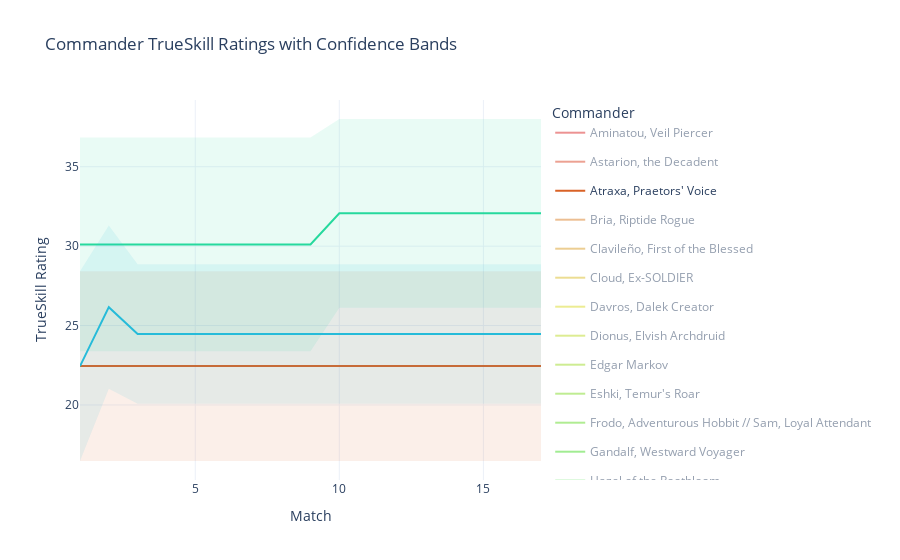

Notebook source saved alongside this figure:
### Code cell
commanders_vis['Match'] = commanders_vis['Match'].astype(int)
commanders_vis = commanders_vis.sort_values(['Commander', 'Match'])

fig = go.Figure()

commanders = commanders_vis['Commander'].unique()
base_colors = generate_color_palette(len(commanders), alpha=1.0)
band_colors = generate_color_palette(len(commanders), alpha=0.1)

# Get distinct colors for each commander using Plotly's qualitative color palette
color_map_line = dict(zip(commanders, base_colors))
color_map_band = dict(zip(commanders, band_colors))

for commander in commanders:
    data = commanders_vis[commanders_vis['Commander'] == commander].copy()
    data = data.sort_values('Match')

    color_line = color_map_line[commander]
    color_band = color_map_band[commander]
    # color_rgba = color.replace('rgb', 'rgba').replace(')', ', 0.15)')  # Transparent fill

    upper = data['TrueSkill Rating'] + data['TrueSkill StDev']
    lower = data['TrueSkill Rating'] - data['TrueSkill StDev']

    # Line trace
    fig.add_trace(go.Scatter(
        x=data['Match'], y=data['TrueSkill Rating'],
        mode='lines',
        name=commander,
        legendgroup=commander,
        line=dict(width=2, color=color_line),
        hoverinfo='x+y+name',
        visible='legendonly' if not commander in default_selection else True
    ))

    # Confidence band
    fig.add_trace(go.Scatter(
        x=pd.concat([data['Match'], data['Match'][::-1]]),
        y=pd.concat([upper, lower[::-1]]),
        fill='toself',
        fillcolor=color_band,
        line=dict(color='rgba(255,255,255,0)'),
        hoverinfo='skip',
        showlegend=False,
        legendgroup=commander,
        visible='legendonly' if not commander in default_selection else True
    ))

fig.update_layout(
    title='Commander TrueSkill Ratings with Confidence Bands',
    xaxis_title='Match',
    yaxis_title='TrueSkill Rating',
    template='plotly_white',
    legend_title='Commander',
    hovermode='x unified'
)

fig.show()

### Figure 1 — Plotly figure (JSON) as saved in the notebook; plotly's stock layout.template omitted (floating-point values rounded to 4 significant figures)
{"data": [{"hoverinfo": "x+y+name", "legendgroup": "Aminatou, Veil Piercer", "line": {"color": "hsla(0, 70%, 50%, 1.0)", "width": 2}, "mode": "lines", "name": "Aminatou, Veil Piercer", "type": "scatter", "visible": "legendonly", "x": [5, 6, 7, 8, 9, 10, 11, 12, 13, 14, 15, 16, 17], "y": [22.44, 22.44, 22.44, 22.44, 22.44, 22.44, 22.44, 22.44, 22.44, 22.44, 22.44, 22.44, 22.44]}, {"fill": "toself", "fillcolor": "hsla(0, 70%, 50%, 0.1)", "hoverinfo": "skip", "legendgroup": "Aminatou, Veil Piercer", "line": {"color": "rgba(255,255,255,0)"}, "showlegend": false, "type": "scatter", "visible": "legendonly", "x": [5, 6, 7, 8, 9, 10, 11, 12, 13, 14, 15, 16, 17, 17, 16, 15, 14, 13, 12, 11, 10, 9, 8, 7, 6, 5], "y": [28.41, 28.41, 28.41, 28.41, 28.41, 28.41, 28.41, 28.41, 28.41, 28.41, 28.41, 28.41, 28.41, 16.47, 16.47, 16.47, 16.47, 16.47, 16.47, 16.47, 16.47, 16.47, 16.47, 16.47, 16.47, 16.47]}, {"hoverinfo": "x+y+name", "legendgroup": "Astarion, the Decadent", "line": {"color": "hsla(10, 70%, 50%, 1.0)", "width": 2}, "mode": "lines", "name": "Astarion, the Decadent", "type": "scatter", "visible": "legendonly", "x": [15, 16, 17], "y": [22.06, 22.06, 22.06]}, {"fill": "toself", "fillcolor": "hsla(10, 70%, 50%, 0.1)", "hoverinfo": "skip", "legendgroup": "Astarion, the Decadent", "line": {"color": "rgba(255,255,255,0)"}, "showlegend": false, "type": "scatter", "visible": "legendonly", "x": [15, 16, 17, 17, 16, 15], "y": [27.3, 27.3, 27.3, 16.81, 16.81, 16.81]}, {"hoverinfo": "x+y+name", "legendgroup": "Atraxa, Praetors' Voice", "line": {"color": "hsla(20, 70%, 50%, 1.0)", "width": 2}, "mode": "lines", "name": "Atraxa, Praetors' Voice", "type": "scatter", "visible": true, "x": [1, 2, 3, 4, 5, 6, 7, 8, 9, 10, 11, 12, 13, 14, 15, 16, 17], "y": [22.45, 22.45, 22.45, 22.45, 22.45, 22.45, 22.45, 22.45, 22.45, 22.45, 22.45, 22.45, 22.45, 22.45, 22.45, 22.45, 22.45]}, {"fill": "toself", "fillcolor": "hsla(20, 70%, 50%, 0.1)", "hoverinfo": "skip", "legendgroup": "Atraxa, Praetors' Voice", "line": {"color": "rgba(255,255,255,0)"}, "showlegend": false, "type": "scatter", "visible": true, "x": [1, 2, 3, 4, 5, 6, 7, 8, 9, 10, 11, 12, 13, 14, 15, 16, 17, 17, 16, 15, 14, 13, 12, 11, 10, 9, 8, 7, 6, 5, 4, 3, 2, 1], "y": [28.42, 28.42, 28.42, 28.42, 28.42, 28.42, 28.42, 28.42, 28.42, 28.42, 28.42, 28.42, 28.42, 28.42, 28.42, 28.42, 28.42, 16.47, 16.47, 16.47, 16.47, 16.47, 16.47, 16.47, 16.47, 16.47, 16.47, 16.47, 16.47, 16.47, 16.47, 16.47, 16.47, 16.47]}, {"hoverinfo": "x+y+name", "legendgroup": "Bria, Riptide Rogue", "line": {"color": "hsla(30, 70%, 50%, 1.0)", "width": 2}, "mode": "lines", "name": "Bria, Riptide Rogue", "type": "scatter", "visible": "legendonly", "x": [6, 7, 8, 9, 10, 11, 12, 13, 14, 15, 16, 17], "y": [30.11, 30.11, 30.11, 30.11, 30.11, 30.11, 25.37, 25.37, 25.37, 25.37, 25.37, 25.37]}, {"fill": "toself", "fillcolor": "hsla(30, 70%, 50%, 0.1)", "hoverinfo": "skip", "legendgroup": "Bria, Riptide Rogue", "line": {"color": "rgba(255,255,255,0)"}, "showlegend": false, "type": "scatter", "visible": "legendonly", "x": [6, 7, 8, 9, 10, 11, 12, 13, 14, 15, 16, 17, 17, 16, 15, 14, 13, 12, 11, 10, 9, 8, 7, 6], "y": [36.84, 36.84, 36.84, 36.84, 36.84, 36.84, 30.01, 30.01, 30.01, 30.01, 30.01, 30.01, 20.74, 20.74, 20.74, 20.74, 20.74, 20.74, 23.37, 23.37, 23.37, 23.37, 23.37, 23.37]}, {"hoverinfo": "x+y+name", "legendgroup": "Clavileño, First of the Blessed", "line": {"color": "hsla(40, 70%, 50%, 1.0)", "width": 2}, "mode": "lines", "name": "Clavileño, First of the Blessed", "type": "scatter", "visible": "legendonly", "x": [8, 9, 10, 11, 12, 13, 14, 15, 16, 17], "y": [22.44, 22.44, 22.44, 22.44, 22.44, 22.44, 22.44, 22.44, 22.44, 22.44]}, {"fill": "toself", "fillcolor": "hsla(40, 70%, 50%, 0.1)", "hoverinfo": "skip", "legendgroup": "Clavileño, First of the Blessed", "line": {"color": "rgba(255,255,255,0)"}, "showlegend": false, "type": "scatter", "visible": "legendonly", "x": [8, 9, 10, 11, 12, 13, 14, 15, 16, 17, 17, 16, 15, 14, 13, 12, 11, 10, 9, 8], "y": [28.41, 28.41, 28.41, 28.41, 28.41, 28.41, 28.41, 28.41, 28.41, 28.41, 16.47, 16.47, 16.47, 16.47, 16.47, 16.47, 16.47, 16.47, 16.47, 16.47]}, {"hoverinfo": "x+y+name", "legendgroup": "Cloud, Ex-SOLDIER", "line": {"color": "hsla(50, 70%, 50%, 1.0)", "width": 2}, "mode": "lines", "name": "Cloud, Ex-SOLDIER", "type": "scatter", "visible": "legendonly", "x": [16, 17], "y": [22.44, 22.44]}, {"fill": "toself", "fillcolor": "hsla(50, 70%, 50%, 0.1)", "hoverinfo": "skip", "legendgroup": "Cloud, Ex-SOLDIER", "line": {"color": "rgba(255,255,255,0)"}, "showlegend": false, "type": "scatter", "visible": "legendonly", "x": [16, 17, 17, 16], "y": [27.41, 27.41, 17.47, 17.47]}, {"hoverinfo": "x+y+name", "legendgroup": "Davros, Dalek Creator", "line": {"color": "hsla(60, 70%, 50%, 1.0)", "width": 2}, "mode": "lines", "name": "Davros, Dalek Creator", "type": "scatter", "visible": "legendonly", "x": [17], "y": [21.68]}, {"fill": "toself", "fillcolor": "hsla(60, 70%, 50%, 0.1)", "hoverinfo": "skip", "legendgroup": "Davros, Dalek Creator", "line": {"color": "rgba(255,255,255,0)"}, "showlegend": false, "type": "scatter", "visible": "legendonly", "x": [17, 17], "y": [26.71, 16.64]}, {"hoverinfo": "x+y+name", "legendgroup": "Dionus, Elvish Archdruid", "line": {"color": "hsla(70, 70%, 50%, 1.0)", "width": 2}, "mode": "lines", "name": "Dionus, Elvish Archdruid", "type": "scatter", "visible": "legendonly", "x": [9, 10, 11, 12, 13, 14, 15, 16, 17], "y": [21.39, 21.39, 21.39, 21.39, 21.39, 21.39, 21.39, 21.39, 25.35]}, {"fill": "toself", "fillcolor": "hsla(70, 70%, 50%, 0.1)", "hoverinfo": "skip", "legendgroup": "Dionus, Elvish Archdruid", "line": {"color": "rgba(255,255,255,0)"}, "showlegend": false, "type": "scatter", "visible": "legendonly", "x": [9, 10, 11, 12, 13, 14, 15, 16, 17, 17, 16, 15, 14, 13, 12, 11, 10, 9], "y": [27.12, 27.12, 27.12, 27.12, 27.12, 27.12, 27.12, 27.12, 30.1, 20.61, 15.65, 15.65, 15.65, 15.65, 15.65, 15.65, 15.65, 15.65]}, {"hoverinfo": "x+y+name", "legendgroup": "Edgar Markov", "line": {"color": "hsla(80, 70%, 50%, 1.0)", "width": 2}, "mode": "lines", "name": "Edgar Markov", "type": "scatter", "visible": "legendonly", "x": [15, 16, 17], "y": [22.05, 22.05, 22.05]}, {"fill": "toself", "fillcolor": "hsla(80, 70%, 50%, 0.1)", "hoverinfo": "skip", "legendgroup": "Edgar Markov", "line": {"color": "rgba(255,255,255,0)"}, "showlegend": false, "type": "scatter", "visible": "legendonly", "x": [15, 16, 17, 17, 16, 15], "y": [27.29, 27.29, 27.29, 16.8, 16.8, 16.8]}, {"hoverinfo": "x+y+name", "legendgroup": "Eshki, Temur's Roar", "line": {"color": "hsla(90, 70%, 50%, 1.0)", "width": 2}, "mode": "lines", "name": "Eshki, Temur's Roar", "type": "scatter", "visible": "legendonly", "x": [11, 12, 13, 14, 15, 16, 17], "y": [25.05, 25.05, 25.05, 25.05, 25.05, 25.05, 25.05]}, {"fill": "toself", "fillcolor": "hsla(90, 70%, 50%, 0.1)", "hoverinfo": "skip", "legendgroup": "Eshki, Temur's Roar", "line": {"color": "rgba(255,255,255,0)"}, "showlegend": false, "type": "scatter", "visible": "legendonly", "x": [11, 12, 13, 14, 15, 16, 17, 17, 16, 15, 14, 13, 12, 11], "y": [30.69, 30.69, 30.69, 30.69, 30.69, 30.69, 30.69, 19.41, 19.41, 19.41, 19.41, 19.41, 19.41, 19.41]}, {"hoverinfo": "x+y+name", "legendgroup": "Frodo, Adventurous Hobbit // Sam, Loyal Attendant", "line": {"color": "hsla(100, 70%, 50%, 1.0)", "width": 2}, "mode": "lines", "name": "Frodo, Adventurous Hobbit // Sam, Loyal Attendant", "type": "scatter", "visible": "legendonly", "x": [5, 6, 7, 8, 9, 10, 11, 12, 13, 14, 15, 16, 17], "y": [22.45, 22.45, 22.45, 22.45, 22.45, 22.45, 22.45, 22.45, 22.45, 22.45, 22.45, 22.45, 22.45]}, {"fill": "toself", "fillcolor": "hsla(100, 70%, 50%, 0.1)", "hoverinfo": "skip", "legendgroup": "Frodo, Adventurous Hobbit // Sam, Loyal Attendant", "line": {"color": "rgba(255,255,255,0)"}, "showlegend": false, "type": "scatter", "visible": "legendonly", "x": [5, 6, 7, 8, 9, 10, 11, 12, 13, 14, 15, 16, 17, 17, 16, 15, 14, 13, 12, 11, 10, 9, 8, 7, 6, 5], "y": [28.42, 28.42, 28.42, 28.42, 28.42, 28.42, 28.42, 28.42, 28.42, 28.42, 28.42, 28.42, 28.42, 16.47, 16.47, 16.47, 16.47, 16.47, 16.47, 16.47, 16.47, 16.47, 16.47, 16.47, 16.47, 16.47]}, {"hoverinfo": "x+y+name", "legendgroup": "Gandalf, Westward Voyager", "line": {"color": "hsla(110, 70%, 50%, 1.0)", "width": 2}, "mode": "lines", "name": "Gandalf, Westward Voyager", "type": "scatter", "visible": "legendonly", "x": [8, 9, 10, 11, 12, 13, 14, 15, 16, 17], "y": [30.11, 30.11, 30.11, 30.11, 30.11, 30.11, 30.11, 30.11, 30.11, 30.11]}, {"fill": "toself", "fillcolor": "hsla(110, 70%, 50%, 0.1)", "hoverinfo": "skip", "legendgroup": "Gandalf, Westward Voyager", "line": {"color": "rgba(255,255,255,0)"}, "showlegend": false, "type": "scatter", "visible": "legendonly", "x": [8, 9, 10, 11, 12, 13, 14, 15, 16, 17, 17, 16, 15, 14, 13, 12, 11, 10, 9, 8], "y": [36.84, 36.84, 36.84, 36.84, 36.84, 36.84, 36.84, 36.84, 36.84, 36.84, 23.37, 23.37, 23.37, 23.37, 23.37, 23.37, 23.37, 23.37, 23.37, 23.37]}, {"hoverinfo": "x+y+name", "legendgroup": "Hazel of the Rootbloom", "line": {"color": "hsla(120, 70%, 50%, 1.0)", "width": 2}, "mode": "lines", "name": "Hazel of the Rootbloom", "type": "scatter", "visible": "legendonly", "x": [7, 8, 9, 10, 11, 12, 13, 14, 15, 16, 17], "y": [21.04, 21.04, 21.04, 21.04, 21.04, 21.04, 21.04, 21.04, 21.04, 21.04, 21.04]}, {"fill": "toself", "fillcolor": "hsla(120, 70%, 50%, 0.1)", "hoverinfo": "skip", "legendgroup": "Hazel of the Rootbloom", "line": {"color": "rgba(255,255,255,0)"}, "showlegend": false, "type": "scatter", "visible": "legendonly", "x": [7, 8, 9, 10, 11, 12, 13, 14, 15, 16, 17, 17, 16, 15, 14, 13, 12, 11, 10, 9, 8, 7], "y": [26.64, 26.64, 26.64, 26.64, 26.64, 26.64, 26.64, 26.64, 26.64, 26.64, 26.64, 15.44, 15.44, 15.44, 15.44, 15.44, 15.44, 15.44, 15.44, 15.44, 15.44, 15.44]}, {"hoverinfo": "x+y+name", "legendgroup": "Kianne, Corrupted Memory", "line": {"color": "hsla(130, 70%, 50%, 1.0)", "width": 2}, "mode": "lines", "name": "Kianne, Corrupted Memory", "type": "scatter", "visible": "legendonly", "x": [3, 4, 5, 6, 7, 8, 9, 10, 11, 12, 13, 14, 15, 16, 17], "y": [30.74, 30.74, 30.74, 30.74, 30.74, 30.74, 30.74, 30.74, 26.73, 26.73, 26.73, 26.73, 26.73, 26.73, 26.73]}, {"fill": "toself", "fillcolor": "hsla(130, 70%, 50%, 0.1)", "hoverinfo": "skip", "legendgroup": "Kianne, Corrupted Memory", "line": {"color": "rgba(255,255,255,0)"}, "showlegend": false, "type": "scatter", "visible": "legendonly", "x": [3, 4, 5, 6, 7, 8, 9, 10, 11, 12, 13, 14, 15, 16, 17, 17, 16, 15, 14, 13, 12, 11, 10, 9, 8, 7, 6, 5, 4, 3], "y": [37.2, 37.2, 37.2, 37.2, 37.2, 37.2, 37.2, 37.2, 31.85, 31.85, 31.85, 31.85, 31.85, 31.85, 31.85, 21.61, 21.61, 21.61, 21.61, 21.61, 21.61, 21.61, 24.28, 24.28, 24.28, 24.28, 24.28, 24.28, 24.28, 24.28]}, {"hoverinfo": "x+y+name", "legendgroup": "Krenko, Mob Boss", "line": {"color": "hsla(140, 70%, 50%, 1.0)", "width": 2}, "mode": "lines", "name": "Krenko, Mob Boss", "type": "scatter", "visible": "legendonly", "x": [6, 7, 8, 9, 10, 11, 12, 13, 14, 15, 16, 17], "y": [22.44, 22.44, 22.44, 26.16, 26.16, 26.16, 26.16, 26.16, 26.16, 26.16, 26.16, 26.16]}, {"fill": "toself", "fillcolor": "hsla(140, 70%, 50%, 0.1)", "hoverinfo": "skip", "legendgroup": "Krenko, Mob Boss", "line": {"color": "rgba(255,255,255,0)"}, "showlegend": false, "type": "scatter", "visible": "legendonly", "x": [6, 7, 8, 9, 10, 11, 12, 13, 14, 15, 16, 17, 17, 16, 15, 14, 13, 12, 11, 10, 9, 8, 7, 6], "y": [28.41, 28.41, 28.41, 31.3, 31.3, 31.3, 31.3, 31.3, 31.3, 31.3, 31.3, 31.3, 21.02, 21.02, 21.02, 21.02, 21.02, 21.02, 21.02, 21.02, 21.02, 16.47, 16.47, 16.47]}, {"hoverinfo": "x+y+name", "legendgroup": "Lathril, Blade of the Elves", "line": {"color": "hsla(150, 70%, 50%, 1.0)", "width": 2}, "mode": "lines", "name": "Lathril, Blade of the Elves", "type": "scatter", "visible": "legendonly", "x": [17], "y": [21.69]}, {"fill": "toself", "fillcolor": "hsla(150, 70%, 50%, 0.1)", "hoverinfo": "skip", "legendgroup": "Lathril, Blade of the Elves", "line": {"color": "rgba(255,255,255,0)"}, "showlegend": false, "type": "scatter", "visible": "legendonly", "x": [17, 17], "y": [26.72, 16.65]}, {"hoverinfo": "x+y+name", "legendgroup": "Lord Windgrace", "line": {"color": "hsla(160, 70%, 50%, 1.0)", "width": 2}, "mode": "lines", "name": "Lord Windgrace", "type": "scatter", "visible": true, "x": [1, 2, 3, 4, 5, 6, 7, 8, 9, 10, 11, 12, 13, 14, 15, 16, 17], "y": [30.11, 30.11, 30.11, 30.11, 30.11, 30.11, 30.11, 30.11, 30.11, 32.06, 32.06, 32.06, 32.06, 32.06, 32.06, 32.06, 32.06]}, {"fill": "toself", "fillcolor": "hsla(160, 70%, 50%, 0.1)", "hoverinfo": "skip", "legendgroup": "Lord Windgrace", "line": {"color": "rgba(255,255,255,0)"}, "showlegend": false, "type": "scatter", "visible": true, "x": [1, 2, 3, 4, 5, 6, 7, 8, 9, 10, 11, 12, 13, 14, 15, 16, 17, 17, 16, 15, 14, 13, 12, 11, 10, 9, 8, 7, 6, 5, 4, 3, 2, 1], "y": [36.84, 36.84, 36.84, 36.84, 36.84, 36.84, 36.84, 36.84, 36.84, 38.01, 38.01, 38.01, 38.01, 38.01, 38.01, 38.01, 38.01, 26.12, 26.12, 26.12, 26.12, 26.12, 26.12, 26.12, 26.12, 23.37, 23.37, 23.37, 23.37, 23.37, 23.37, 23.37, 23.37, 23.37]}, {"hoverinfo": "x+y+name", "legendgroup": "Maha, Its Feathers Night", "line": {"color": "hsla(170, 70%, 50%, 1.0)", "width": 2}, "mode": "lines", "name": "Maha, Its Feathers Night", "type": "scatter", "visible": "legendonly", "x": [10, 11, 12, 13, 14, 15, 16, 17], "y": [22.07, 22.07, 22.07, 22.07, 22.07, 22.07, 22.07, 21.29]}, {"fill": "toself", "fillcolor": "hsla(170, 70%, 50%, 0.1)", "hoverinfo": "skip", "legendgroup": "Maha, Its Feathers Night", "line": {"color": "rgba(255,255,255,0)"}, "showlegend": false, "type": "scatter", "visible": "legendonly", "x": [10, 11, 12, 13, 14, 15, 16, 17, 17, 16, 15, 14, 13, 12, 11, 10], "y": [27.65, 27.65, 27.65, 27.65, 27.65, 27.65, 27.65, 25.6, 16.99, 16.49, 16.49, 16.49, 16.49, 16.49, 16.49, 16.49]}, {"hoverinfo": "x+y+name", "legendgroup": "Neera, Wild Mage", "line": {"color": "hsla(180, 70%, 50%, 1.0)", "width": 2}, "mode": "lines", "name": "Neera, Wild Mage", "type": "scatter", "visible": "legendonly", "x": [14, 15, 16, 17], "y": [23.51, 23.51, 23.51, 23.51]}, {"fill": "toself", "fillcolor": "hsla(180, 70%, 50%, 0.1)", "hoverinfo": "skip", "legendgroup": "Neera, Wild Mage", "line": {"color": "rgba(255,255,255,0)"}, "showlegend": false, "type": "scatter", "visible": "legendonly", "x": [14, 15, 16, 17, 17, 16, 15, 14], "y": [28.42, 28.42, 28.42, 28.42, 18.6, 18.6, 18.6, 18.6]}, {"hoverinfo": "x+y+name", "legendgroup": "Nekusar, the Mindrazer", "line": {"color": "hsla(190, 70%, 50%, 1.0)", "width": 2}, "mode": "lines", "name": "Nekusar, the Mindrazer", "type": "scatter", "visible": true, "x": [1, 2, 3, 4, 5, 6, 7, 8, 9, 10, 11, 12, 13, 14, 15, 16, 17], "y": [22.44, 26.16, 24.47, 24.47, 24.47, 24.47, 24.47, 24.47, 24.47, 24.47, 24.47, 24.47, 24.47, 24.47, 24.47, 24.47, 24.47]}, {"fill": "toself", "fillcolor": "hsla(190, 70%, 50%, 0.1)", "hoverinfo": "skip", "legendgroup": "Nekusar, the Mindrazer", "line": {"color": "rgba(255,255,255,0)"}, "showlegend": false, "type": "scatter", "visible": true, "x": [1, 2, 3, 4, 5, 6, 7, 8, 9, 10, 11, 12, 13, 14, 15, 16, 17, 17, 16, 15, 14, 13, 12, 11, 10, 9, 8, 7, 6, 5, 4, 3, 2, 1], "y": [28.41, 31.3, 28.87, 28.87, 28.87, 28.87, 28.87, 28.87, 28.87, 28.87, 28.87, 28.87, 28.87, 28.87, 28.87, 28.87, 28.87, 20.08, 20.08, 20.08, 20.08, 20.08, 20.08, 20.08, 20.08, 20.08, 20.08, 20.08, 20.08, 20.08, 20.08, 20.08, 21.02, 16.47]}, {"hoverinfo": "x+y+name", "legendgroup": "Ojer Axonil, Deepest Might", "line": {"color": "hsla(200, 70%, 50%, 1.0)", "width": 2}, "mode": "lines", "name": "Ojer Axonil, Deepest Might", "type": "scatter", "visible": "legendonly", "x": [6, 7, 8, 9, 10, 11, 12, 13, 14, 15, 16, 17], "y": [22.45, 22.45, 22.45, 22.45, 22.45, 22.45, 22.45, 26.66, 26.66, 26.66, 26.66, 26.66]}, {"fill": "toself", "fillcolor": "hsla(200, 70%, 50%, 0.1)", "hoverinfo": "skip", "legendgroup": "Ojer Axonil, Deepest Might", "line": {"color": "rgba(255,255,255,0)"}, "showlegend": false, "type": "scatter", "visible": "legendonly", "x": [6, 7, 8, 9, 10, 11, 12, 13, 14, 15, 16, 17, 17, 16, 15, 14, 13, 12, 11, 10, 9, 8, 7, 6], "y": [28.42, 28.42, 28.42, 28.42, 28.42, 28.42, 28.42, 31.56, 31.56, 31.56, 31.56, 31.56, 21.75, 21.75, 21.75, 21.75, 21.75, 16.47, 16.47, 16.47, 16.47, 16.47, 16.47, 16.47]}, {"hoverinfo": "x+y+name", "legendgroup": "Omo, Queen of Vesuva", "line": {"color": "hsla(210, 70%, 50%, 1.0)", "width": 2}, "mode": "lines", "name": "Omo, Queen of Vesuva", "type": "scatter", "visible": "legendonly", "x": [5, 6, 7, 8, 9, 10, 11, 12, 13, 14, 15, 16, 17], "y": [30.11, 30.11, 30.11, 30.11, 30.11, 30.11, 30.11, 30.11, 30.11, 30.11, 30.11, 30.11, 30.11]}, {"fill": "toself", "fillcolor": "hsla(210, 70%, 50%, 0.1)", "hoverinfo": "skip", "legendgroup": "Omo, Queen of Vesuva", "line": {"color": "rgba(255,255,255,0)"}, "showlegend": false, "type": "scatter", "visible": "legendonly", "x": [5, 6, 7, 8, 9, 10, 11, 12, 13, 14, 15, 16, 17, 17, 16, 15, 14, 13, 12, 11, 10, 9, 8, 7, 6, 5], "y": [36.84, 36.84, 36.84, 36.84, 36.84, 36.84, 36.84, 36.84, 36.84, 36.84, 36.84, 36.84, 36.84, 23.37, 23.37, 23.37, 23.37, 23.37, 23.37, 23.37, 23.37, 23.37, 23.37, 23.37, 23.37, 23.37]}, {"hoverinfo": "x+y+name", "legendgroup": "Otharri, Suns' Glory", "line": {"color": "hsla(220, 70%, 50%, 1.0)", "width": 2}, "mode": "lines", "name": "Otharri, Suns' Glory", "type": "scatter", "visible": "legendonly", "x": [16, 17], "y": [29.93, 29.93]}, {"fill": "toself", "fillcolor": "hsla(220, 70%, 50%, 0.1)", "hoverinfo": "skip", "legendgroup": "Otharri, Suns' Glory", "line": {"color": "rgba(255,255,255,0)"}, "showlegend": false, "type": "scatter", "visible": "legendonly", "x": [16, 17, 17, 16], "y": [36.37, 36.37, 23.48, 23.48]}, {"hoverinfo": "x+y+name", "legendgroup": "Rakdos, Lord of Riots", "line": {"color": "hsla(230, 70%, 50%, 1.0)", "width": 2}, "mode": "lines", "name": "Rakdos, Lord of Riots", "type": "scatter", "visible": "legendonly", "x": [4, 5, 6, 7, 8, 9, 10, 11, 12, 13, 14, 15, 16, 17], "y": [30.08, 30.08, 30.08, 30.08, 30.08, 30.08, 30.08, 30.08, 30.08, 24.3, 24.3, 24.3, 24.3, 24.3]}, {"fill": "toself", "fillcolor": "hsla(230, 70%, 50%, 0.1)", "hoverinfo": "skip", "legendgroup": "Rakdos, Lord of Riots", "line": {"color": "rgba(255,255,255,0)"}, "showlegend": false, "type": "scatter", "visible": "legendonly", "x": [4, 5, 6, 7, 8, 9, 10, 11, 12, 13, 14, 15, 16, 17, 17, 16, 15, 14, 13, 12, 11, 10, 9, 8, 7, 6, 5, 4], "y": [36.66, 36.66, 36.66, 36.66, 36.66, 36.66, 36.66, 36.66, 36.66, 29.0, 29.0, 29.0, 29.0, 29.0, 19.61, 19.61, 19.61, 19.61, 19.61, 23.49, 23.49, 23.49, 23.49, 23.49, 23.49, 23.49, 23.49, 23.49]}, {"hoverinfo": "x+y+name", "legendgroup": "Rona, Herald of Invasion // Rona, Tolarian Obliterator", "line": {"color": "hsla(240, 70%, 50%, 1.0)", "width": 2}, "mode": "lines", "name": "Rona, Herald of Invasion // Rona, Tolarian Obliterator", "type": "scatter", "visible": "legendonly", "x": [14, 15, 16, 17], "y": [23.52, 23.52, 23.52, 23.52]}, {"fill": "toself", "fillcolor": "hsla(240, 70%, 50%, 0.1)", "hoverinfo": "skip", "legendgroup": "Rona, Herald of Invasion // Rona, Tolarian Obliterator", "line": {"color": "rgba(255,255,255,0)"}, "showlegend": false, "type": "scatter", "visible": "legendonly", "x": [14, 15, 16, 17, 17, 16, 15, 14], "y": [28.43, 28.43, 28.43, 28.43, 18.61, 18.61, 18.61, 18.61]}, {"hoverinfo": "x+y+name", "legendgroup": "Saruman, the White Hand", "line": {"color": "hsla(250, 70%, 50%, 1.0)", "width": 2}, "mode": "lines", "name": "Saruman, the White Hand", "type": "scatter", "visible": "legendonly", "x": [11, 12, 13, 14, 15, 16, 17], "y": [31.61, 31.61, 31.61, 31.61, 31.61, 31.61, 31.61]}, {"fill": "toself", "fillcolor": "hsla(250, 70%, 50%, 0.1)", "hoverinfo": "skip", "legendgroup": "Saruman, the White Hand", "line": {"color": "rgba(255,255,255,0)"}, "showlegend": false, "type": "scatter", "visible": "legendonly", "x": [11, 12, 13, 14, 15, 16, 17, 17, 16, 15, 14, 13, 12, 11], "y": [38.04, 38.04, 38.04, 38.04, 38.04, 38.04, 38.04, 25.18, 25.18, 25.18, 25.18, 25.18, 25.18, 25.18]}, {"hoverinfo": "x+y+name", "legendgroup": "Satya, Aetherflux Genius", "line": {"color": "hsla(260, 70%, 50%, 1.0)", "width": 2}, "mode": "lines", "name": "Satya, Aetherflux Genius", "type": "scatter", "visible": "legendonly", "x": [16, 17], "y": [22.45, 22.45]}, {"fill": "toself", "fillcolor": "hsla(260, 70%, 50%, 0.1)", "hoverinfo": "skip", "legendgroup": "Satya, Aetherflux Genius", "line": {"color": "rgba(255,255,255,0)"}, "showlegend": false, "type": "scatter", "visible": "legendonly", "x": [16, 17, 17, 16], "y": [27.42, 27.42, 17.47, 17.47]}, {"hoverinfo": "x+y+name", "legendgroup": "Temmet, Naktamun's Will", "line": {"color": "hsla(270, 70%, 50%, 1.0)", "width": 2}, "mode": "lines", "name": "Temmet, Naktamun's Will", "type": "scatter", "visible": "legendonly", "x": [8, 9, 10, 11, 12, 13, 14, 15, 16, 17], "y": [22.45, 22.45, 22.45, 22.45, 22.45, 22.45, 22.45, 22.45, 22.45, 22.45]}, {"fill": "toself", "fillcolor": "hsla(270, 70%, 50%, 0.1)", "hoverinfo": "skip", "legendgroup": "Temmet, Naktamun's Will", "line": {"color": "rgba(255,255,255,0)"}, "showlegend": false, "type": "scatter", "visible": "legendonly", "x": [8, 9, 10, 11, 12, 13, 14, 15, 16, 17, 17, 16, 15, 14, 13, 12, 11, 10, 9, 8], "y": [28.42, 28.42, 28.42, 28.42, 28.42, 28.42, 28.42, 28.42, 28.42, 28.42, 16.47, 16.47, 16.47, 16.47, 16.47, 16.47, 16.47, 16.47, 16.47, 16.47]}, {"hoverinfo": "x+y+name", "legendgroup": "The Jolly Balloon Man", "line": {"color": "hsla(280, 70%, 50%, 1.0)", "width": 2}, "mode": "lines", "name": "The Jolly Balloon Man", "type": "scatter", "visible": "legendonly", "x": [2, 3, 4, 5, 6, 7, 8, 9, 10, 11, 12, 13, 14, 15, 16, 17], "y": [21.38, 21.38, 21.38, 21.38, 21.38, 21.38, 21.38, 21.38, 21.35, 21.35, 21.35, 21.7, 21.7, 21.7, 21.74, 21.74]}, {"fill": "toself", "fillcolor": "hsla(280, 70%, 50%, 0.1)", "hoverinfo": "skip", "legendgroup": "The Jolly Balloon Man", "line": {"color": "rgba(255,255,255,0)"}, "showlegend": false, "type": "scatter", "visible": "legendonly", "x": [2, 3, 4, 5, 6, 7, 8, 9, 10, 11, 12, 13, 14, 15, 16, 17, 17, 16, 15, 14, 13, 12, 11, 10, 9, 8, 7, 6, 5, 4, 3, 2], "y": [27.11, 27.11, 27.11, 27.11, 27.11, 27.11, 27.11, 27.11, 26.14, 26.14, 26.14, 25.7, 25.7, 25.7, 25.23, 25.23, 18.25, 18.25, 17.7, 17.7, 17.7, 16.57, 16.57, 16.57, 15.64, 15.64, 15.64, 15.64, 15.64, 15.64, 15.64, 15.64]}, {"hoverinfo": "x+y+name", "legendgroup": "Tom Bobadil", "line": {"color": "hsla(290, 70%, 50%, 1.0)", "width": 2}, "mode": "lines", "name": "Tom Bobadil", "type": "scatter", "visible": "legendonly", "x": [7, 8, 9, 10, 11, 12, 13, 14, 15, 16, 17], "y": [21.03, 21.03, 21.03, 21.03, 21.03, 21.03, 21.03, 21.03, 21.03, 21.03, 21.03]}, {"fill": "toself", "fillcolor": "hsla(290, 70%, 50%, 0.1)", "hoverinfo": "skip", "legendgroup": "Tom Bobadil", "line": {"color": "rgba(255,255,255,0)"}, "showlegend": false, "type": "scatter", "visible": "legendonly", "x": [7, 8, 9, 10, 11, 12, 13, 14, 15, 16, 17, 17, 16, 15, 14, 13, 12, 11, 10, 9, 8, 7], "y": [26.63, 26.63, 26.63, 26.63, 26.63, 26.63, 26.63, 26.63, 26.63, 26.63, 26.63, 15.44, 15.44, 15.44, 15.44, 15.44, 15.44, 15.44, 15.44, 15.44, 15.44, 15.44]}, {"hoverinfo": "x+y+name", "legendgroup": "Ulalek, Fused Atrocity", "line": {"color": "hsla(300, 70%, 50%, 1.0)", "width": 2}, "mode": "lines", "name": "Ulalek, Fused Atrocity", "type": "scatter", "visible": "legendonly", "x": [15, 16, 17], "y": [22.06, 22.06, 22.06]}, {"fill": "toself", "fillcolor": "hsla(300, 70%, 50%, 0.1)", "hoverinfo": "skip", "legendgroup": "Ulalek, Fused Atrocity", "line": {"color": "rgba(255,255,255,0)"}, "showlegend": false, "type": "scatter", "visible": "legendonly", "x": [15, 16, 17, 17, 16, 15], "y": [27.31, 27.31, 27.31, 16.81, 16.81, 16.81]}, {"hoverinfo": "x+y+name", "legendgroup": "Umbris, Fear Manifest", "line": {"color": "hsla(310, 70%, 50%, 1.0)", "width": 2}, "mode": "lines", "name": "Umbris, Fear Manifest", "type": "scatter", "visible": "legendonly", "x": [2, 3, 4, 5, 6, 7, 8, 9, 10, 11, 12, 13, 14, 15, 16, 17], "y": [21.39, 21.39, 21.39, 21.39, 21.39, 21.39, 21.39, 21.39, 21.39, 21.39, 21.39, 21.39, 21.39, 25.58, 25.58, 25.58]}, {"fill": "toself", "fillcolor": "hsla(310, 70%, 50%, 0.1)", "hoverinfo": "skip", "legendgroup": "Umbris, Fear Manifest", "line": {"color": "rgba(255,255,255,0)"}, "showlegend": false, "type": "scatter", "visible": "legendonly", "x": [2, 3, 4, 5, 6, 7, 8, 9, 10, 11, 12, 13, 14, 15, 16, 17, 17, 16, 15, 14, 13, 12, 11, 10, 9, 8, 7, 6, 5, 4, 3, 2], "y": [27.12, 27.12, 27.12, 27.12, 27.12, 27.12, 27.12, 27.12, 27.12, 27.12, 27.12, 27.12, 27.12, 30.37, 30.37, 30.37, 20.78, 20.78, 20.78, 15.65, 15.65, 15.65, 15.65, 15.65, 15.65, 15.65, 15.65, 15.65, 15.65, 15.65, 15.65, 15.65]}, {"hoverinfo": "x+y+name", "legendgroup": "Valgavoth, Harrower of Souls", "line": {"color": "hsla(320, 70%, 50%, 1.0)", "width": 2}, "mode": "lines", "name": "Valgavoth, Harrower of Souls", "type": "scatter", "visible": "legendonly", "x": [4, 5, 6, 7, 8, 9, 10, 11, 12, 13, 14, 15, 16, 17], "y": [22.54, 22.54, 22.54, 22.54, 22.54, 22.54, 22.54, 22.54, 26.93, 26.93, 26.93, 26.93, 26.93, 26.93]}, {"fill": "toself", "fillcolor": "hsla(320, 70%, 50%, 0.1)", "hoverinfo": "skip", "legendgroup": "Valgavoth, Harrower of Souls", "line": {"color": "rgba(255,255,255,0)"}, "showlegend": false, "type": "scatter", "visible": "legendonly", "x": [4, 5, 6, 7, 8, 9, 10, 11, 12, 13, 14, 15, 16, 17, 17, 16, 15, 14, 13, 12, 11, 10, 9, 8, 7, 6, 5, 4], "y": [28.03, 28.03, 28.03, 28.03, 28.03, 28.03, 28.03, 28.03, 31.45, 31.45, 31.45, 31.45, 31.45, 31.45, 22.4, 22.4, 22.4, 22.4, 22.4, 22.4, 17.05, 17.05, 17.05, 17.05, 17.05, 17.05, 17.05, 17.05]}, {"hoverinfo": "x+y+name", "legendgroup": "Vnwxt, Verbose Host", "line": {"color": "hsla(330, 70%, 50%, 1.0)", "width": 2}, "mode": "lines", "name": "Vnwxt, Verbose Host", "type": "scatter", "visible": "legendonly", "x": [3, 4, 5, 6, 7, 8, 9, 10, 11, 12, 13, 14, 15, 16, 17], "y": [23.7, 22.59, 22.59, 22.59, 24.98, 24.98, 24.98, 24.98, 24.98, 24.28, 24.28, 23.8, 23.8, 23.8, 23.8]}, {"fill": "toself", "fillcolor": "hsla(330, 70%, 50%, 0.1)", "hoverinfo": "skip", "legendgroup": "Vnwxt, Verbose Host", "line": {"color": "rgba(255,255,255,0)"}, "showlegend": false, "type": "scatter", "visible": "legendonly", "x": [3, 4, 5, 6, 7, 8, 9, 10, 11, 12, 13, 14, 15, 16, 17, 17, 16, 15, 14, 13, 12, 11, 10, 9, 8, 7, 6, 5, 4, 3], "y": [29.12, 27.17, 27.17, 27.17, 29.13, 29.13, 29.13, 29.13, 29.13, 27.87, 27.87, 27.01, 27.01, 27.01, 27.01, 20.6, 20.6, 20.6, 20.6, 20.69, 20.69, 20.84, 20.84, 20.84, 20.84, 20.84, 18.0, 18.0, 18.0, 18.27]}, {"hoverinfo": "x+y+name", "legendgroup": "Y'shtola, Night's Blessed", "line": {"color": "hsla(340, 70%, 50%, 1.0)", "width": 2}, "mode": "lines", "name": "Y'shtola, Night's Blessed", "type": "scatter", "visible": "legendonly", "x": [14, 15, 16, 17], "y": [30.55, 30.55, 30.55, 30.55]}, {"fill": "toself", "fillcolor": "hsla(340, 70%, 50%, 0.1)", "hoverinfo": "skip", "legendgroup": "Y'shtola, Night's Blessed", "line": {"color": "rgba(255,255,255,0)"}, "showlegend": false, "type": "scatter", "visible": "legendonly", "x": [14, 15, 16, 17, 17, 16, 15, 14], "y": [36.86, 36.86, 36.86, 36.86, 24.24, 24.24, 24.24, 24.24]}, {"hoverinfo": "x+y+name", "legendgroup": "Zedruu the Greathearted", "line": {"color": "hsla(350, 70%, 50%, 1.0)", "width": 2}, "mode": "lines", "name": "Zedruu the Greathearted", "type": "scatter", "visible": "legendonly", "x": [9, 10, 11, 12, 13, 14, 15, 16, 17], "y": [21.38, 21.38, 21.38, 21.38, 21.38, 21.38, 21.38, 21.38, 21.38]}, {"fill": "toself", "fillcolor": "hsla(350, 70%, 50%, 0.1)", "hoverinfo": "skip", "legendgroup": "Zedruu the Greathearted", "line": {"color": "rgba(255,255,255,0)"}, "showlegend": false, "type": "scatter", "visible": "legendonly", "x": [9, 10, 11, 12, 13, 14, 15, 16, 17, 17, 16, 15, 14, 13, 12, 11, 10, 9], "y": [27.11, 27.11, 27.11, 27.11, 27.11, 27.11, 27.11, 27.11, 27.11, 15.64, 15.64, 15.64, 15.64, 15.64, 15.64, 15.64, 15.64, 15.64]}], "layout": {"hovermode": "x unified", "legend": {"title": {"text": "Commander"}}, "title": {"text": "Commander TrueSkill Ratings with Confidence Bands"}, "xaxis": {"title": {"text": "Match"}}, "yaxis": {"title": {"text": "TrueSkill Rating"}}}}
